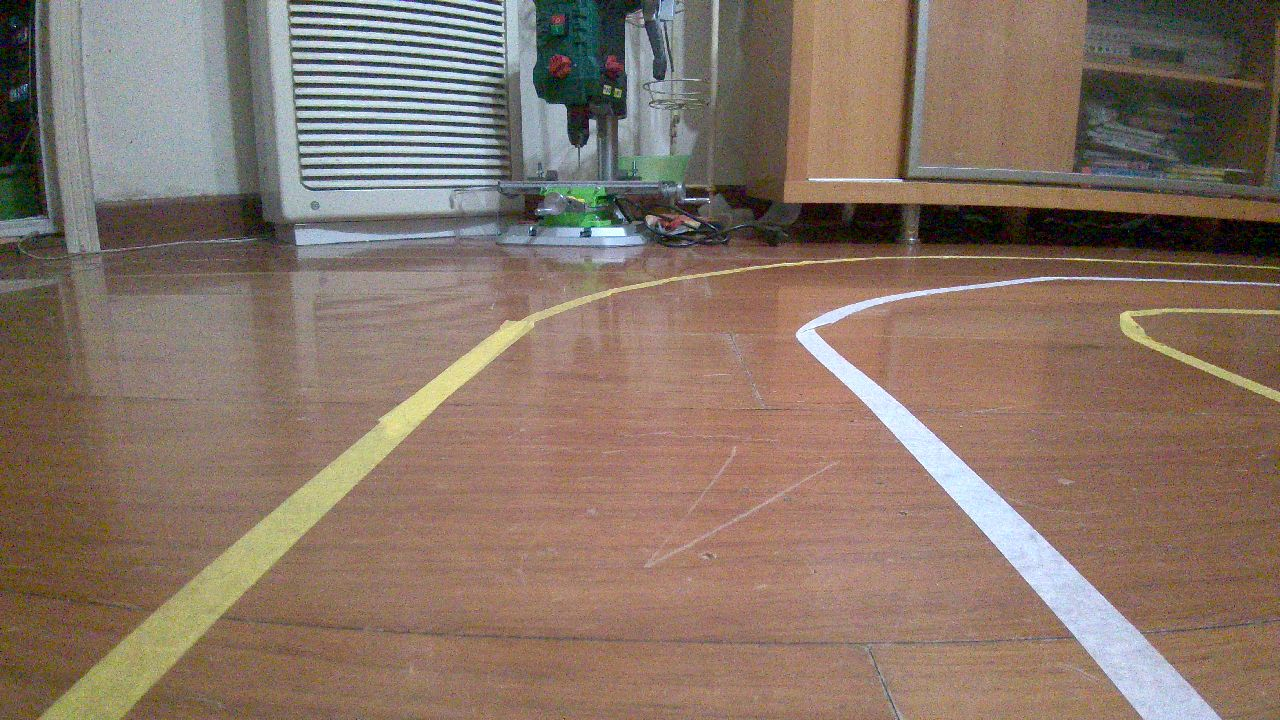
#> input picture test_images/straight_lines1.jpg, 1280 x 720 px
$ python combined_thresh.py test_images/straight_lines1.jpg   (older library calls are emulated)
#> lines starting #> are read from the running program, lines starting #| are printed output that depends on the picture; after the words box and inside, x2 and y2 are one past the last pixel; in counts of white or black regions, pixels touching at a corner belong together
import numpy as np
import cv2
import matplotlib.pyplot as plt
import matplotlib.image as mpimg
import pickle
import sys

def abs_sobel_thresh(img, orient='x', thresh_min=20, thresh_max=100):
	"""
	Takes an image, gradient orientation, and threshold min/max values
	"""
	# Convert to grayscale
	#gray = cv2.cvtColor(img, cv2.COLOR_RGB2GRAY)
	# Apply x or y gradient with the OpenCV Sobel() function

	gray = cv2.GaussianBlur(img, (5,5), 0)

	# and take the absolute value
	if orient == 'x':
		abs_sobel = np.absolute(cv2.Sobel(gray, cv2.CV_64F, 1, 0))
	if orient == 'y':
		abs_sobel = np.absolute(cv2.Sobel(gray, cv2.CV_64F, 0, 1))
	# Rescale back to 8 bit integer
	scaled_sobel = np.uint8(255*abs_sobel/np.max(abs_sobel))
	# Create a copy and apply the threshold
	binary_output = np.zeros_like(scaled_sobel)
	# Here I'm using inclusive (>=, <=) thresholds, but exclusive is ok too
	binary_output[(scaled_sobel >= thresh_min) & (scaled_sobel <= thresh_max)] = 1

	# Return the result
	return binary_output

def mag_thresh(img, sobel_kernel=3, mag_thresh=(30, 100)):
	"""
	Return the magnitude of the gradient
	for a given sobel kernel size and threshold values
	"""
	# Convert to grayscale
	#gray = cv2.cvtColor(img, cv2.COLOR_RGB2GRAY)
	# Take both Sobel x and y gradients
	gray = cv2.GaussianBlur(img, (5,5), 0)
	sobelx = cv2.Sobel(gray, cv2.CV_64F, 1, 0, ksize=sobel_kernel)
	sobely = cv2.Sobel(gray, cv2.CV_64F, 0, 1, ksize=sobel_kernel)
	# Calculate the gradient magnitude
	gradmag = np.sqrt(sobelx**2 + sobely**2)
	# Rescale to 8 bit
	scale_factor = np.max(gradmag)/255
	gradmag = (gradmag/scale_factor).astype(np.uint8)
	# Create a binary image of ones where threshold is met, zeros otherwise
	binary_output = np.zeros_like(gradmag)
	binary_output[(gradmag >= mag_thresh[0]) & (gradmag <= mag_thresh[1])] = 1

	# Return the binary image
	return binary_output


def dir_threshold(img, sobel_kernel=3, thresh=(0, np.pi/2)):
	"""
	Return the direction of the gradient
	for a given sobel kernel size and threshold values
	"""
	# Convert to grayscale
	#gray = cv2.cvtColor(img, cv2.COLOR_RGB2GRAY)
	# Calculate the x and y gradients
	sobelx = cv2.Sobel(img, cv2.CV_64F, 1, 0, ksize=sobel_kernel)
	sobely = cv2.Sobel(img, cv2.CV_64F, 0, 1, ksize=sobel_kernel)
	# Take the absolute value of the gradient direction,
	# apply a threshold, and create a binary image result
	absgraddir = np.arctan2(np.absolute(sobely), np.absolute(sobelx))
	binary_output =  np.zeros_like(absgraddir)
	binary_output[(absgraddir >= thresh[0]) & (absgraddir <= thresh[1])] = 1

	# Return the binary image
	return binary_output


def hls_thresh(img, thresh=(100, 255)):
	"""
	Convert RGB to HLS and threshold to binary image using S channel
	"""
	hls = cv2.cvtColor(img, cv2.COLOR_RGB2HLS)
	s_channel = hls[:,:,2]
	binary_output = np.zeros_like(s_channel)
	binary_output[(s_channel > thresh[0]) & (s_channel <= thresh[1])] = 1
	return binary_output


def canny( image ):
	gray = cv2.cvtColor(image, cv2.COLOR_RGB2GRAY)
	#双边滤波，平滑去噪的同时很好得保存边沿
	# blur = cv2.bilateralFilter(gray, 11, 17,17)
	blur = cv2.GaussianBlur(gray, (5,5), 0)
	canny = cv2.Canny(blur, 25, 150)
	return canny

def magthresh(img):
	gray = cv2.cvtColor(img, cv2.COLOR_RGB2GRAY)
	mag_bin = mag_thresh(gray, sobel_kernel=3, mag_thresh=(50, 255))
	return mag_bin

def combined_thresh(img):
	gray = cv2.cvtColor(img, cv2.COLOR_RGB2GRAY)
	abs_bin = abs_sobel_thresh(gray, orient='x', thresh_min=20, thresh_max=185)  #50 255

	mag_bin = mag_thresh(gray, sobel_kernel=3, mag_thresh=(50, 255))
	dir_bin = dir_threshold(gray, sobel_kernel=15, thresh=(0.7, 1.3))

	hls_bin = hls_thresh(img, thresh=(170, 255))

	combined = np.zeros_like(mag_bin) #np.zeros_like(dir_bin)
	combined[(abs_bin == 1 | ((mag_bin == 1) & (dir_bin == 1))) | hls_bin == 1] = 1
	return combined
	#return combined, abs_bin, mag_bin, dir_bin, hls_bin  # DEBUG

def combined_thresh_d(img):
	gray = cv2.cvtColor(img, cv2.COLOR_RGB2GRAY)
	abs_bin = abs_sobel_thresh(gray, orient='x', thresh_min=20, thresh_max=185)  #50 255
	mag_bin = mag_thresh(gray, sobel_kernel=3, mag_thresh=(50, 255))
	dir_bin = dir_threshold(gray, sobel_kernel=15, thresh=(0.7, 1.3))
	hls_bin = hls_thresh(img, thresh=(120, 255)) #170 255

	combined = np.zeros_like(dir_bin)
	combined[(abs_bin == 1 | ((mag_bin == 1) & (dir_bin == 1))) | hls_bin == 1] = 1
	canny_bin  = canny( img )
	return combined, abs_bin, mag_bin, dir_bin, hls_bin, canny_bin  # DEBUG


if __name__ == '__main__':
	img_file = 'test_images/straight_lines1.jpg'
	img_file = 'test_images/test5.jpg'

	if  len(sys.argv) < 2:
		print('python histogram.py imgfile')
		sys.exit('please specify a file !')

	# with open('calibrate_camera.p', 'rb') as f:
	with open('ncamera_cal640-480.p', 'rb') as f:
#> (reads ncamera_cal640-480.p from the repository)
		save_dict = pickle.load(f)
	mtx = save_dict['mtx']
	dist = save_dict['dist']

	img = mpimg.imread( sys.argv[1] )
#> img is the input picture: shape (720, 1280, 3); mean R, G, B 135.5, 116.7, 103.8
#	img = cv2.undistort(img, mtx, dist, None, mtx)

	combined, abs_bin, mag_bin, dir_bin, hls_bin, canny_bin = combined_thresh_d(img)
#> in combined_thresh_d, `abs_bin = abs_sobel_thresh(gray, orient='x', thresh_min=20, thresh_max..`:
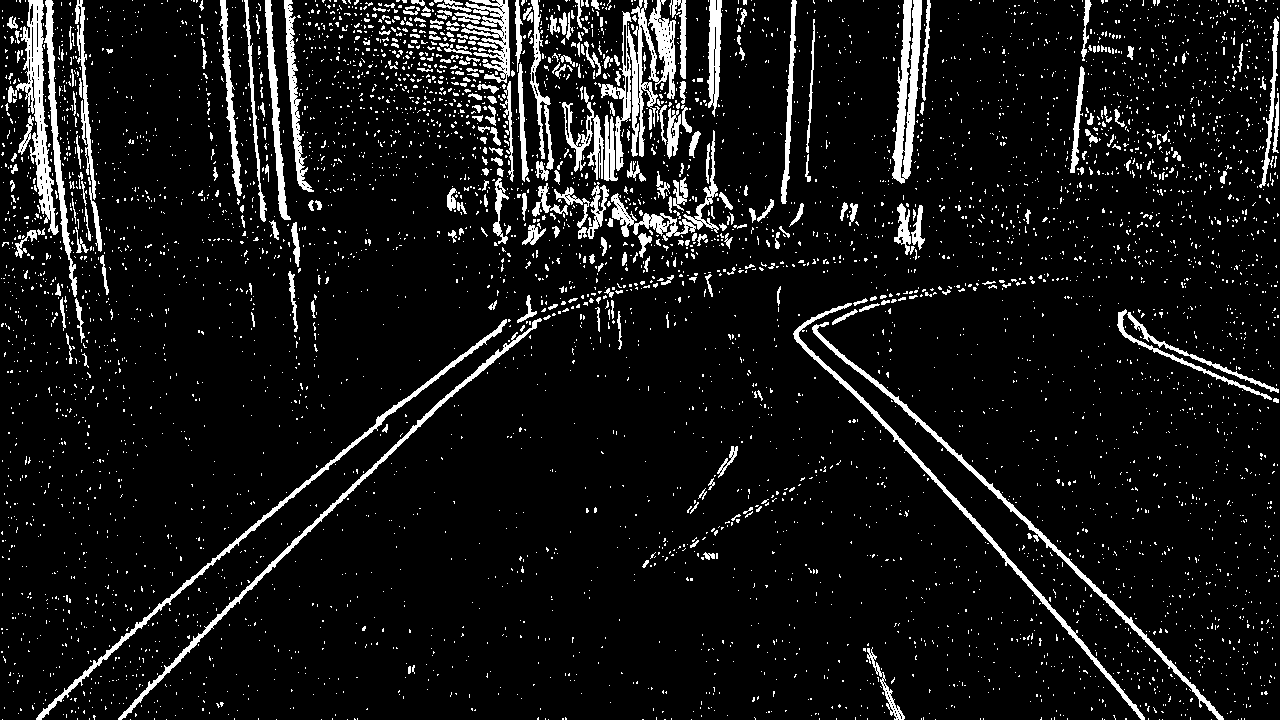
#> abs_bin: shape (720, 1280); values 0 (black) and 1 (white), 8.4% white; 5505 white regions (5189 under 20 px), largest, box (x1, y1, x2, y2) and area: (601, 0, 676, 171) 4046, (8, 0, 59, 235) 3032, (892, 0, 922, 184) 2854
#> in mag_thresh, `gradmag = np.sqrt(sobelx**2 + sobely**2)`:
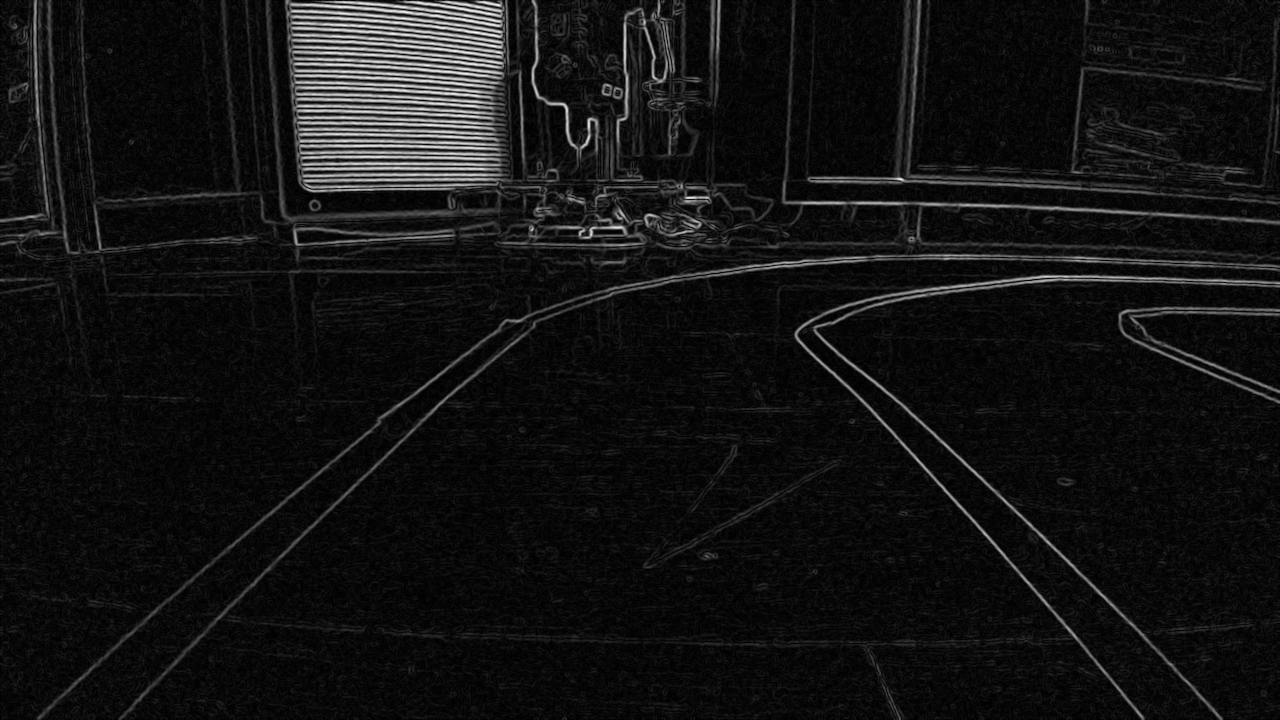
#> gradmag: shape (720, 1280) float64; min 0, max 424.8, mean 31.8; drawn with min black and max white
#> in mag_thresh, `scale_factor = np.max(gradmag)/255`: scale_factor = 1.67
#> in combined_thresh_d, `mag_bin = mag_thresh(gray, sobel_kernel=3, mag_thresh=(50, 255))`: mag_bin: shape (720, 1280); values 0 (black) and 1 (white), 7.9% white; 597 white regions (458 under 20 px), largest, box (x1, y1, x2, y2) and area: (285, 0, 513, 193) 31251, (794, 275, 1280, 720) 6862, (158, 254, 1280, 680) 6422
#> in combined_thresh_d, `dir_bin = dir_threshold(gray, sobel_kernel=15, thresh=(0.7, 1.3))`: dir_bin: shape (720, 1280) float64; values 0 (black) and 1 (white), 36.5% white in thin lines or dots
#> in hls_thresh, `hls = cv2.cvtColor(img, cv2.COLOR_RGB2HLS)`: hls: shape (720, 1280, 3); mean of channels 0, 1, 2 37, 120, 59.5
#> in hls_thresh, `s_channel = hls[:,:,2]`:
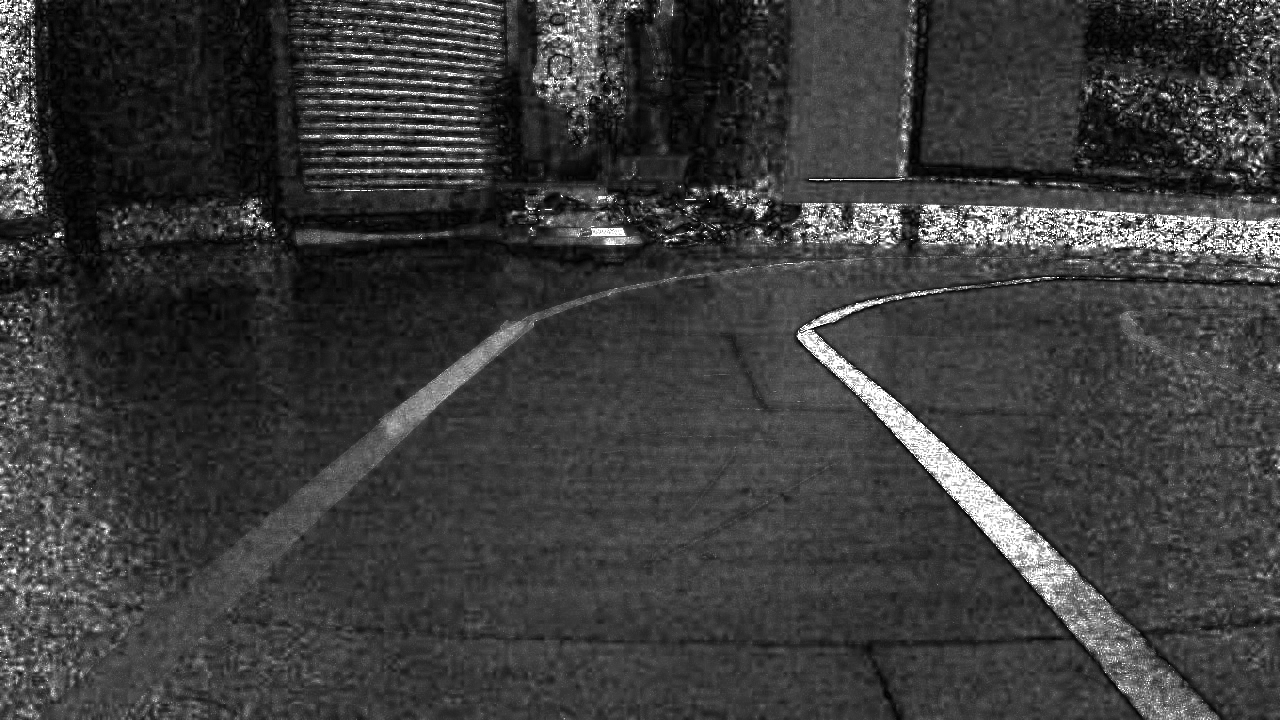
#> s_channel: shape (720, 1280); min 0, max 255, mean 59.5
#> in combined_thresh_d, `hls_bin = hls_thresh(img, thresh=(120, 255))`: hls_bin: shape (720, 1280); values 0 (black) and 1 (white), 5.7% white; 2736 white regions (2487 under 20 px), largest, box (x1, y1, x2, y2) and area: (797, 295, 1122, 649) 12203, (918, 204, 1280, 267) 9455, (383, 321, 524, 439) 2743
#> in canny, `canny = cv2.Canny(blur, 25, 150)`: canny: shape (720, 1280); 3.1% white in thin lines or dots
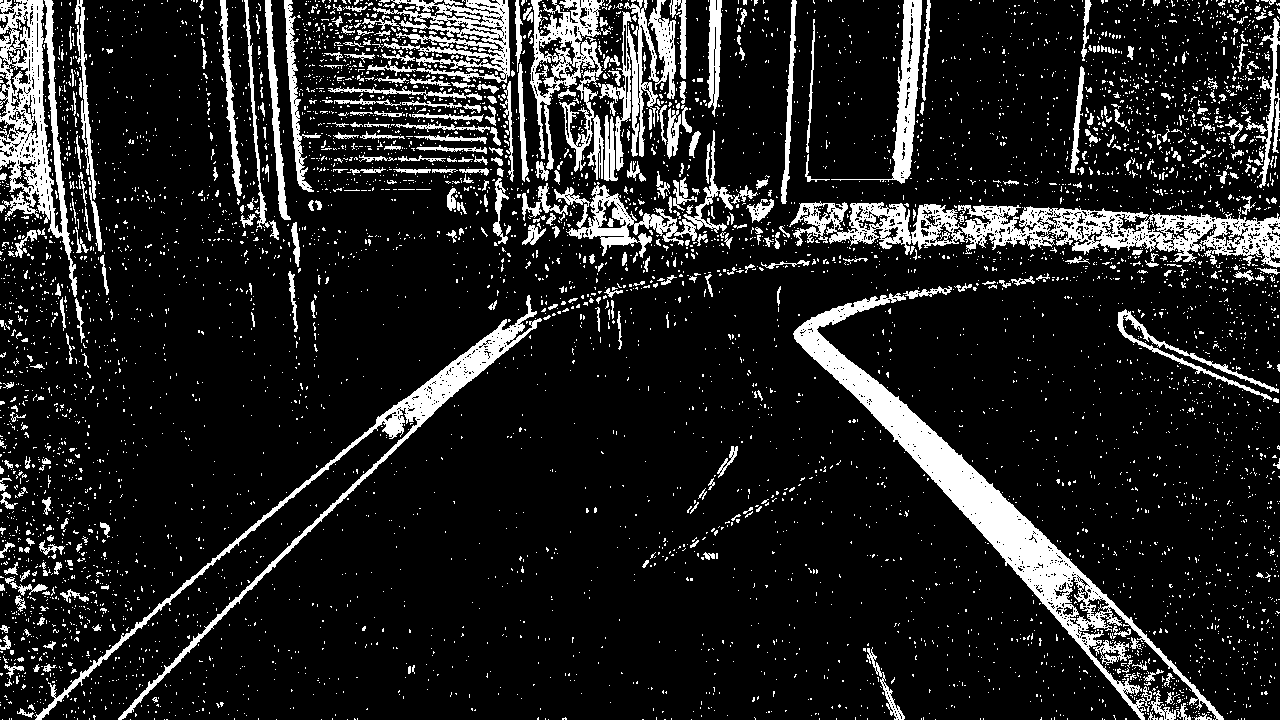
#> combined: shape (720, 1280) float64; values 0 (black) and 1 (white), 13.5% white; 6155 white regions (5761 under 20 px), largest, box (x1, y1, x2, y2) and area: (793, 293, 1224, 720) 17213, (789, 201, 1280, 268) 13093, (0, 0, 77, 297) 8455

	plt.subplot(2, 3, 1)
	plt.imshow(abs_bin, cmap='gray', vmin=0, vmax=1)
	plt.title('abs sobel')
	plt.subplot(2, 3, 2)
	plt.imshow(mag_bin, cmap='gray', vmin=0, vmax=1)
	plt.title('mag sobel')
	plt.subplot(2, 3, 3)
	plt.imshow(dir_bin, cmap='gray', vmin=0, vmax=1)
	plt.subplot(2, 3, 4)
	plt.imshow(hls_bin, cmap='gray', vmin=0, vmax=1)
	plt.title('hls sobel')
	plt.subplot(2, 3, 5)
	plt.imshow( canny_bin, cmap = 'gray')
	plt.title('canny')
	# plt.imshow(img)
	plt.subplot(2, 3, 6)
	plt.imshow(combined, cmap='gray', vmin=0, vmax=1)
	plt.title('combined')

	plt.tight_layout()
	plt.show()
